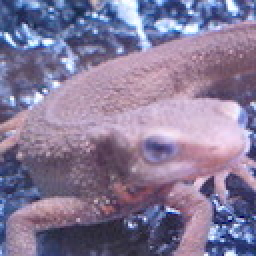
//> input picture imori.jpg, 128 x 128 px (shown 2 times larger)
$ ./answer_42   (built with g++ and OpenCV 4)
//> lines starting //> are read from the running program, lines starting //| are printed output that depends on the picture
#include <opencv2/core.hpp>
#include <opencv2/highgui.hpp>
#include <iostream>
#include <math.h>


// RGB to Gray scale
cv::Mat BGR2GRAY(cv::Mat img) {
    // get height and width
    int height = img.rows;
    int width = img.cols;
    int channel = img.channels();

    // prepare output
    cv::Mat out = cv::Mat::zeros(height, width, CV_8UC1);

    // BGR -> Gray
    for (int y = 0; y < height; y++) {
        for (int x = 0; x < width; x++) {
            out.at<uchar>(y, x) = (int) ((float) img.at<cv::Vec3b>(y, x)[0] * 0.0722 + \
                  (float) img.at<cv::Vec3b>(y, x)[1] * 0.7152 + \
                  (float) img.at<cv::Vec3b>(y, x)[2] * 0.2126);
        }
    }
    return out;
}

float clip(float value, float min, float max) {
    return fmin(fmax(value, 0), 255);
}

// gaussian filter
cv::Mat gaussian_filter(cv::Mat img, double sigma, int kernel_size) {
    int height = img.rows;
    int width = img.cols;
    int channel = img.channels();

    // prepare output
    cv::Mat out = cv::Mat::zeros(height, width, CV_8UC3);
    if (channel == 1) {
        out = cv::Mat::zeros(height, width, CV_8UC1);
    }

    // prepare kernel
    int pad = floor(kernel_size / 2);
    int _x = 0, _y = 0;
    double kernel_sum = 0;

    // get gaussian kernel
    float kernel[kernel_size][kernel_size];

    for (int y = 0; y < kernel_size; y++) {
        for (int x = 0; x < kernel_size; x++) {
            _y = y - pad;
            _x = x - pad;
            kernel[y][x] = 1 / (2 * M_PI * sigma * sigma) * exp(-(_x * _x + _y * _y) / (2 * sigma * sigma));
            kernel_sum += kernel[y][x];
        }
    }

    for (int y = 0; y < kernel_size; y++) {
        for (int x = 0; x < kernel_size; x++) {
            kernel[y][x] /= kernel_sum;
        }
    }

    // filtering
    double v = 0;

    for (int y = 0; y < height; y++) {
        for (int x = 0; x < width; x++) {
            // for BGR
            if (channel == 3) {
                for (int c = 0; c < channel; c++) {
                    v = 0;
                    for (int dy = -pad; dy < pad + 1; dy++) {
                        for (int dx = -pad; dx < pad + 1; dx++) {
                            if (((x + dx) >= 0) && ((y + dy) >= 0) && ((x + dx) < width) && ((y + dy) < height)) {
                                v += (double) img.at<cv::Vec3b>(y + dy, x + dx)[c] * kernel[dy + pad][dx + pad];
                            }
                        }
                    }
                    out.at<cv::Vec3b>(y, x)[c] = (uchar) clip(v, 0, 255);
                }
            } else {
                // for Gray
                v = 0;
                for (int dy = -pad; dy < pad + 1; dy++) {
                    for (int dx = -pad; dx < pad + 1; dx++) {
                        if (((x + dx) >= 0) && ((y + dy) >= 0) && ((x + dx) < width) && ((y + dy) < height)) {
                            v += (double) img.at<uchar>(y + dy, x + dx) * kernel[dy + pad][dx + pad];
                        }
                    }
                }
                out.at<uchar>(y, x) = (uchar) clip(v, 0, 255);
            }
        }
    }
    return out;
}

// Sobel filter
cv::Mat sobel_filter(cv::Mat img, int kernel_size, bool horizontal) {
    int height = img.rows;
    int width = img.cols;
    int channel = img.channels();

    // prepare output
    cv::Mat out = cv::Mat::zeros(height, width, CV_8UC1);

    // prepare kernel
    double kernel[kernel_size][kernel_size] = {{1,  2,  1},
                                               {0,  0,  0},
                                               {-1, -2, -1}};

    if (horizontal) {
        kernel[0][1] = 0;
        kernel[0][2] = -1;
        kernel[1][0] = 2;
        kernel[1][2] = -2;
        kernel[2][0] = 1;
        kernel[2][1] = 0;
    }

    int pad = floor(kernel_size / 2);

    double v = 0;

    // filtering
    for (int y = 0; y < height; y++) {
        for (int x = 0; x < width; x++) {
            v = 0;
            for (int dy = -pad; dy < pad + 1; dy++) {
                for (int dx = -pad; dx < pad + 1; dx++) {
                    if (((y + dy) >= 0) && ((x + dx) >= 0) && ((y + dy) < height) && ((x + dx) < width)) {
                        v += (double) img.at<uchar>(y + dy, x + dx) * kernel[dy + pad][dx + pad];
                    }
                }
            }
            out.at<uchar>(y, x) = (uchar) clip(v, 0, 255);
        }
    }
    return out;
}

// get edge
cv::Mat get_edge(cv::Mat fx, cv::Mat fy) {
    // get height and width
    int height = fx.rows;
    int width = fx.cols;

    // prepare output
    cv::Mat out = cv::Mat::zeros(height, width, CV_8UC1);

    double _fx, _fy;

    for (int y = 0; y < height; y++) {
        for (int x = 0; x < width; x++) {
            _fx = (double) fx.at<uchar>(y, x);
            _fy = (double) fy.at<uchar>(y, x);

            out.at<uchar>(y, x) = (uchar) clip(sqrt(_fx * _fx + _fy * _fy), 0, 255);
        }
    }

    return out;
}

// get angle
cv::Mat get_angle(cv::Mat fx, cv::Mat fy) {
    // get height and width
    int height = fx.rows;
    int width = fx.cols;

    // prepare output
    cv::Mat out = cv::Mat::zeros(height, width, CV_8UC1);

    double _fx, _fy;
    double angle;

    for (int y = 0; y < height; y++) {
        for (int x = 0; x < width; x++) {
            _fx = fmax((double) fx.at<uchar>(y, x), 0.000001);
            _fy = (double) fy.at<uchar>(y, x);

            angle = atan2(_fy, _fx);
            angle = angle / M_PI * 180;

            if (angle < -22.5) {
                angle = 180 + angle;
            } else if (angle >= 157.5) {
                angle = angle - 180;
            }

            //std::cout << angle << " " ;

            // quantization
            if (angle <= 22.5) {
                out.at<uchar>(y, x) = 0;
            } else if (angle <= 67.5) {
                out.at<uchar>(y, x) = 45;
            } else if (angle <= 112.5) {
                out.at<uchar>(y, x) = 90;
            } else {
                out.at<uchar>(y, x) = 135;
            }
        }
    }

    return out;
}

cv::Mat non_maximum_suppression(cv::Mat angle, cv::Mat edge) {
    int height = angle.rows;
    int width = angle.cols;
    int channel = angle.channels();

    int dx1, dx2, dy1, dy2;
    int now_angle;

    // prepare output
    cv::Mat _edge = cv::Mat::zeros(height, width, CV_8UC1);

    for (int y = 0; y < height; y++){
        for (int x = 0; x < width; x++){
            now_angle = angle.at<uchar>(y, x);
            // angle condition
            if (now_angle == 0){
                dx1 = -1;
                dy1 = 0;
                dx2 = 1;
                dy2 = 0;
            } else if(now_angle == 45) {
                dx1 = -1;
                dy1 = 1;
                dx2 = 1;
                dy2 = -1;
            } else if(now_angle == 90){
                dx1 = 0;
                dy1 = -1;
                dx2 = 0;
                dy2 = 1;
            } else {
                dx1 = -1;
                dy1 = -1;
                dx2 = 1;
                dy2 = 1;
            }

            if (x == 0){
                dx1 = fmax(dx1, 0);
                dx2 = fmax(dx2, 0);
            }
            if (x == (width - 1)){
                dx1 = fmin(dx1, 0);
                dx2 = fmin(dx2, 0);
            }
            if (y == 0){
                dy1 = fmax(dy1, 0);
                dy2 = fmax(dy2, 0);
            }
            if (y == (height - 1)){
                dy1 = fmin(dy1, 0);
                dy2 = fmin(dy2, 0);
            }

            // if pixel is max among adjuscent pixels, pixel is kept
            if (fmax(fmax(edge.at<uchar>(y, x), edge.at<uchar>(y + dy1, x + dx1)), edge.at<uchar>(y + dy2, x + dx2)) == edge.at<uchar>(y, x)) {
                _edge.at<uchar>(y, x) = edge.at<uchar>(y, x);
            }
        }
    }

    return _edge;
}

// Canny step 2
int Canny_step2(cv::Mat img){
    // BGR -> Gray
    cv::Mat gray = BGR2GRAY(img);

    // gaussian filter
    cv::Mat gaussian = gaussian_filter(gray, 1.4, 5);

    // sobel filter (vertical)
    cv::Mat fy = sobel_filter(gaussian, 3, false);

    // sobel filter (horizontal)
    cv::Mat fx = sobel_filter(gaussian, 3, true);

    // get edge
    cv::Mat edge = get_edge(fx, fy);

    // get angle
    cv::Mat angle = get_angle(fx, fy);

    // edge non-maximum suppression
    edge = non_maximum_suppression(angle, edge);

    //cv::imwrite("out.jpg", out);
    cv::imshow("answer(edge)", edge);
    cv::imshow("answer(angle)", angle);
    cv::waitKey(0);
    cv::destroyAllWindows();

    return 0;
}

int main(int argc, const char* argv[]){
    // read image
    cv::Mat img = cv::imread("imori.jpg", cv::IMREAD_COLOR);
//> img is the input picture: 128 rows x 128 cols, CV_8UC3; mean B, G, R 152.8, 121.8, 134.1

    // Canny step 2
    Canny_step2(img);
//> after the loop in BGR2GRAY, `for (int y = 0; y < height; y++)`:
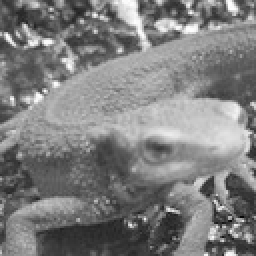
//> out: 128 rows x 128 cols, CV_8UC1 (shown 2 times larger); min 6, max 254, mean 126.2
//> the loop in gaussian_filter, `for (int y = 0; y < height; y++)` made 128 passes
//> v on passes 1 to 12: 50.75, 71.07, 78.33, 73.88, 69.27, 69.83, 77.77, 89.8, 101, 108.8, 108.9, 101.4
//> after the loop in gaussian_filter, `for (int y = 0; y < height; y++)`:
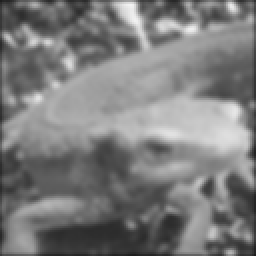
//> out: 128 rows x 128 cols, CV_8UC1 (shown 2 times larger); min 30, max 243, mean 124.1
//> after the loop in gaussian_filter, `for (int y = 0; y < height; y++)`: v = 30.46
//> the loop in sobel_filter, `for (int y = 0; y < height; y++)` made 128 passes
//> v on passes 1 to 12: -242, -95, -7, 32, 13, -31, -72, -81, -63, -22, 29, 60
//> after the loop in sobel_filter, `for (int y = 0; y < height; y++)`:
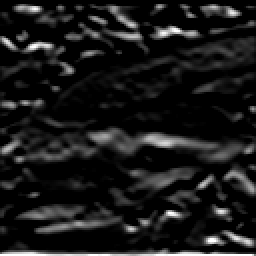
//> out: 128 rows x 128 cols, CV_8UC1 (shown 2 times larger); min 0, max 255, mean 25.8
//> after the loop in sobel_filter, `for (int y = 0; y < height; y++)`: v = 129
//> call 2 of sobel_filter, with kernel_size = 3, horizontal = true
//> the loop in sobel_filter (call 2), `for (int y = 0; y < height; y++)` made 128 passes
//> v on passes 1 to 12: 242, 381, 423, 412, 393, 403, 450, 517, 577, 608, 599, 558
//> after the loop in sobel_filter (call 2), `for (int y = 0; y < height; y++)`:
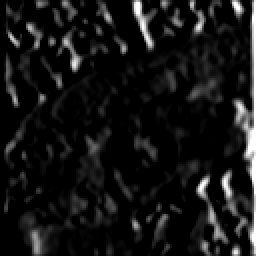
//> out: 128 rows x 128 cols, CV_8UC1 (shown 2 times larger); min 0, max 255, mean 21.2
//> after the loop in sobel_filter (call 2), `for (int y = 0; y < height; y++)`: v = 145
//> after the loop in get_edge, `for (int y = 0; y < height; y++)`:
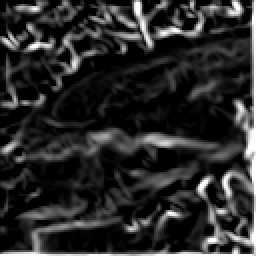
//> out: 128 rows x 128 cols, CV_8UC1 (shown 2 times larger); min 0, max 255, mean 42.6
//> the loop in get_angle, `for (int y = 0; y < height; y++)` made 128 passes
//> angle on passes 1 to 12: 0, 0, 0, 7.15, 2.92, 0, 0, 0, 0, 0, 6.49, 13.24
//> after the loop in get_angle, `for (int y = 0; y < height; y++)`:
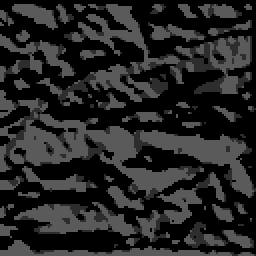
//> out: 128 rows x 128 cols, CV_8UC1 (shown 2 times larger); min 0, max 90, mean 37.5
//> after the loop in get_angle, `for (int y = 0; y < height; y++)`: angle = 41.66
//> the loop in non_maximum_suppression, `for (int y = 0; y < height; y++)` made 128 passes
//> (now_angle, dy1, dy2) on passes 1 to 12: (0, 0, 0), (0, 0, 0), (0, 0, 0), (0, 0, 0), (0, 0, 0), (0, 0, 0), (0, 0, 0), (0, 0, 0), (0, 0, 0), (0, 0, 0), (0, 0, 0), (0, 0, 0)
//> after the loop in non_maximum_suppression, `for (int y = 0; y < height; y++)`:
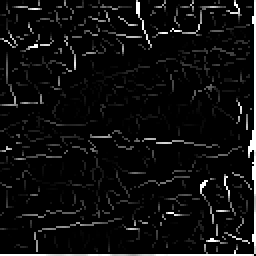
//> _edge: 128 rows x 128 cols, CV_8UC1 (shown 2 times larger); min 0, max 255, mean 14.6
//> after the loop in non_maximum_suppression, `for (int y = 0; y < height; y++)`: now_angle = 45; dx1 = -1; dy1 = 0; dy2 = -1

    return 0;
}

$ run again, with thorino.jpg copied over imori.jpg
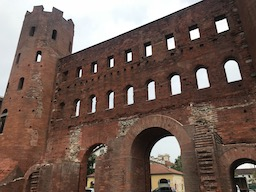
//> input picture thorino.jpg, 256 x 192 px
//> img is the input picture: 192 rows x 256 cols, CV_8UC3; mean B, G, R 85.6, 94.3, 114.5
//> the loop in gaussian_filter, `for (int y = 0; y < height; y++)` made 192 passes
//> v on passes 1 to 3: 23.5, 31.43, 35.02
//> after the loop in gaussian_filter, `for (int y = 0; y < height; y++)`: v = 39.81
//> the loop in sobel_filter, `for (int y = 0; y < height; y++)` made 192 passes
//> v on passes 1 to 3: -106, -39, -10
//> after the loop in sobel_filter, `for (int y = 0; y < height; y++)`: v = 172
//> the loop in sobel_filter (call 2), `for (int y = 0; y < height; y++)` made 192 passes
//> v on passes 1 to 3: 110, 169, 188
//> the loop in get_angle, `for (int y = 0; y < height; y++)` made 192 passes
//> angle on passes 1 to 3: 0, 0, 0
//> after the loop in get_angle, `for (int y = 0; y < height; y++)`:
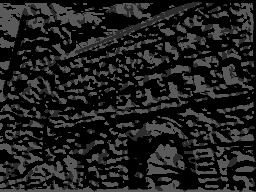
//> out: 192 rows x 256 cols, CV_8UC1; min 0, max 90, mean 32.6
//> after the loop in get_angle, `for (int y = 0; y < height; y++)`: angle = 42.15
//> after the loop in non_maximum_suppression, `for (int y = 0; y < height; y++)`:
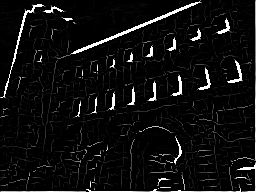
//> _edge: 192 rows x 256 cols, CV_8UC1; min 0, max 255, mean 14.9
//> after the loop in non_maximum_suppression, `for (int y = 0; y < height; y++)`: now_angle = 45; dx1 = -1; dy1 = 0; dy2 = -1
